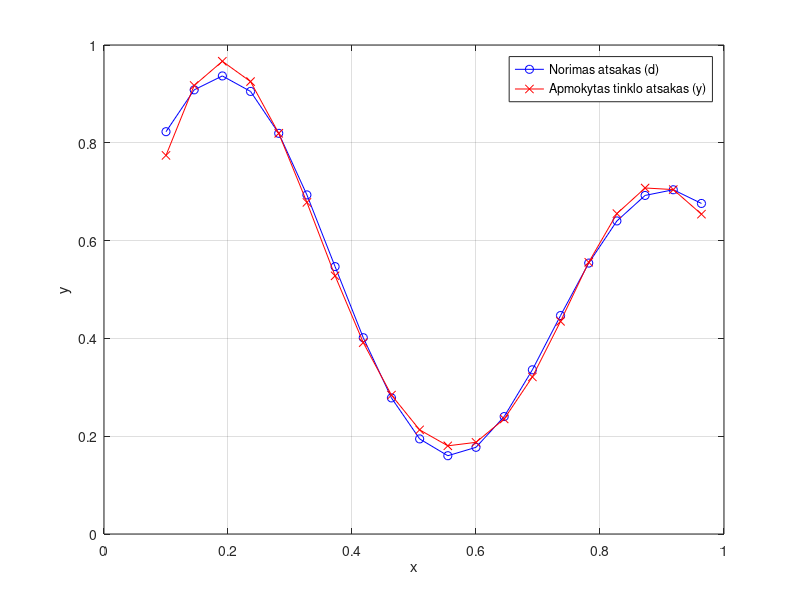
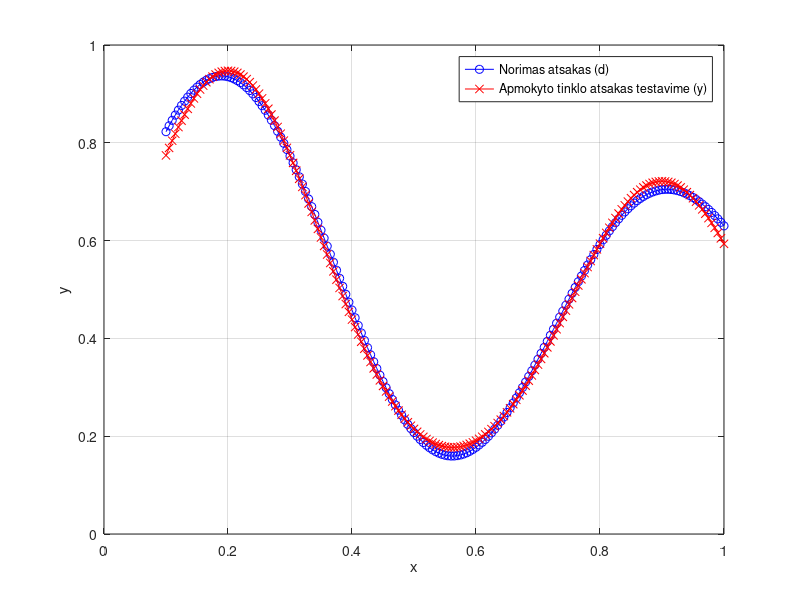

Reproduce these figures in MATLAB, in order.
clear all
clc

x=0.1:1/22:1;
d=((1+0.6*sin(2*pi*x/0.7))+0.3*sin(2*pi*x))/2;

c_1=0.2;
r_1=0.15;
c_2=0.9;
r_2=0.15;

F_1=exp(-(x-c_1).^2/(2*r_1^2));
F_2=exp(-(x-c_2).^2/(2*r_2^2));

w_1=randn(1);
w_2=randn(1);
w_0=randn(1);

%% mokymas

eta=0.3;
epoch=50;

for mok=1:epoch 
    for i=1:length(x)
        y(i)=F_1(i)*w_1+F_2(i)*w_2+w_0;

        e=d(i)-y(i);

        w_1=w_1+eta*e*F_1(i);
        w_2=w_2+eta*e*F_2(i);
        w_0=w_0+eta*e;
    end
end

figure;
plot(x, d, 'b-o', x, y, 'r-x');
legend('Norimas atsakas (d)', 'Apmokytas tinklo atsakas (y)');
xlabel('x');
ylabel('y');
grid on;
saveas(gcf, 'Apmokymo_metu.png');

%% testavimas

x_test=0.1:1/200:1;
d_test=((1+0.6*sin(2*pi*x_test/0.7))+0.3*sin(2*pi*x_test))/2;

F_1_test=exp(-(x_test-c_1).^2/(2*r_1^2));
F_2_test=exp(-(x_test-c_2).^2/(2*r_2^2));

for i=1:length(x_test)
    y_test(i)=F_1_test(i)*w_1+F_2_test(i)*w_2+w_0;

    e=d_test(i)-y_test(i);
end

figure;
plot(x_test, d_test, 'b-o', x_test, y_test, 'r-x');
legend('Norimas atsakas (d)', 'Apmokyto tinklo atsakas testavime (y)');
xlabel('x');
ylabel('y');
grid on;
saveas(gcf, 'testavimo_metu.png');
